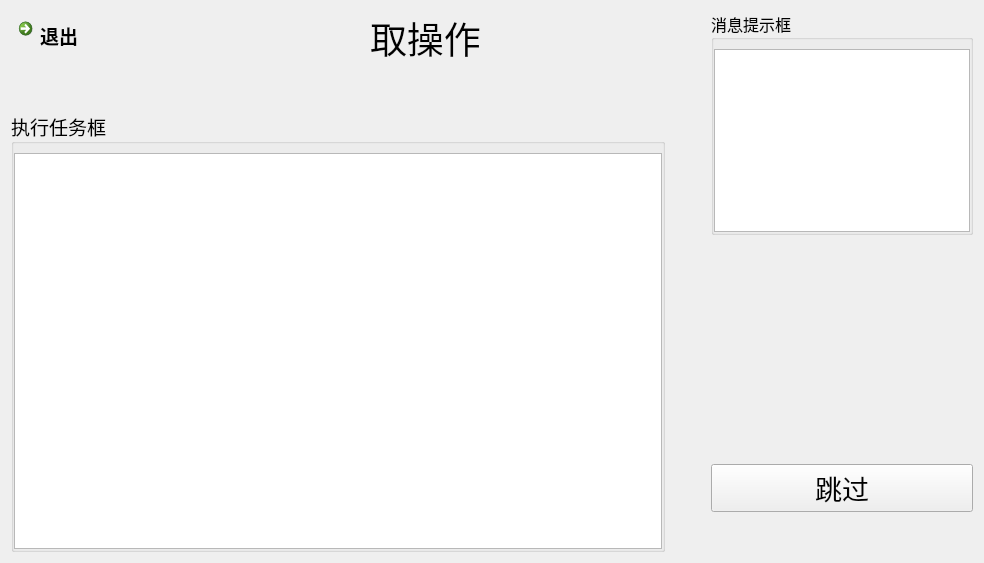
<?xml version="1.0" encoding="UTF-8"?>
<ui version="4.0">
 <class>Dg_ExecTakeOut</class>
 <widget class="QDialog" name="Dg_ExecTakeOut">
  <property name="geometry">
   <rect>
    <x>0</x>
    <y>0</y>
    <width>984</width>
    <height>563</height>
   </rect>
  </property>
  <property name="windowTitle">
   <string>Dialog</string>
  </property>
  <layout class="QGridLayout" name="gridLayout_3">
   <item row="0" column="0">
    <layout class="QHBoxLayout" name="horizontalLayout_3" stretch="2,0,0">
     <item>
      <layout class="QVBoxLayout" name="verticalLayout" stretch="0,0,2,0">
       <item>
        <layout class="QHBoxLayout" name="horizontalLayout_2">
         <item>
          <widget class="QCommandLinkButton" name="CB_return">
           <property name="font">
            <font>
             <family>Segoe UI</family>
             <pointsize>14</pointsize>
            </font>
           </property>
           <property name="text">
            <string>退出</string>
           </property>
          </widget>
         </item>
         <item>
          <spacer name="horizontalSpacer_2">
           <property name="orientation">
            <enum>Qt::Horizontal</enum>
           </property>
           <property name="sizeHint" stdset="0">
            <size>
             <width>40</width>
             <height>20</height>
            </size>
           </property>
          </spacer>
         </item>
         <item>
          <widget class="QLabel" name="lB_title">
           <property name="font">
            <font>
             <family>Agency FB</family>
             <pointsize>28</pointsize>
            </font>
           </property>
           <property name="text">
            <string>取操作</string>
           </property>
          </widget>
         </item>
         <item>
          <spacer name="horizontalSpacer_3">
           <property name="orientation">
            <enum>Qt::Horizontal</enum>
           </property>
           <property name="sizeHint" stdset="0">
            <size>
             <width>40</width>
             <height>20</height>
            </size>
           </property>
          </spacer>
         </item>
        </layout>
       </item>
       <item>
        <spacer name="verticalSpacer">
         <property name="orientation">
          <enum>Qt::Vertical</enum>
         </property>
         <property name="sizeHint" stdset="0">
          <size>
           <width>20</width>
           <height>40</height>
          </size>
         </property>
        </spacer>
       </item>
       <item>
        <widget class="QGroupBox" name="groupBox">
         <property name="font">
          <font>
           <family>Sans Serif</family>
           <pointsize>14</pointsize>
          </font>
         </property>
         <property name="title">
          <string>执行任务框</string>
         </property>
         <layout class="QGridLayout" name="gridLayout">
          <property name="leftMargin">
           <number>0</number>
          </property>
          <property name="topMargin">
           <number>9</number>
          </property>
          <property name="rightMargin">
           <number>0</number>
          </property>
          <property name="bottomMargin">
           <number>0</number>
          </property>
          <property name="spacing">
           <number>0</number>
          </property>
          <item row="0" column="0">
           <widget class="QTableView" name="TV_exec">
            <property name="font">
             <font>
              <pointsize>12</pointsize>
             </font>
            </property>
           </widget>
          </item>
         </layout>
        </widget>
       </item>
       <item>
        <layout class="QHBoxLayout" name="horizontalLayout"/>
       </item>
      </layout>
     </item>
     <item>
      <spacer name="horizontalSpacer_4">
       <property name="orientation">
        <enum>Qt::Horizontal</enum>
       </property>
       <property name="sizeHint" stdset="0">
        <size>
         <width>40</width>
         <height>20</height>
        </size>
       </property>
      </spacer>
     </item>
     <item>
      <layout class="QVBoxLayout" name="verticalLayout_2" stretch="1,1,0,0">
       <item>
        <widget class="QGroupBox" name="groupBox_2">
         <property name="font">
          <font>
           <family>Sans Serif</family>
           <pointsize>12</pointsize>
          </font>
         </property>
         <property name="title">
          <string>消息提示框</string>
         </property>
         <layout class="QGridLayout" name="gridLayout_2">
          <property name="leftMargin">
           <number>0</number>
          </property>
          <property name="topMargin">
           <number>9</number>
          </property>
          <property name="rightMargin">
           <number>0</number>
          </property>
          <property name="bottomMargin">
           <number>0</number>
          </property>
          <property name="spacing">
           <number>0</number>
          </property>
          <item row="0" column="0">
           <widget class="QTextBrowser" name="textB_message"/>
          </item>
         </layout>
        </widget>
       </item>
       <item>
        <spacer name="verticalSpacer_3">
         <property name="orientation">
          <enum>Qt::Vertical</enum>
         </property>
         <property name="sizeHint" stdset="0">
          <size>
           <width>20</width>
           <height>40</height>
          </size>
         </property>
        </spacer>
       </item>
       <item>
        <widget class="QPushButton" name="pB_jump">
         <property name="font">
          <font>
           <family>Agency FB</family>
           <pointsize>20</pointsize>
          </font>
         </property>
         <property name="text">
          <string>跳过</string>
         </property>
        </widget>
       </item>
       <item>
        <spacer name="verticalSpacer_4">
         <property name="orientation">
          <enum>Qt::Vertical</enum>
         </property>
         <property name="sizeHint" stdset="0">
          <size>
           <width>20</width>
           <height>40</height>
          </size>
         </property>
        </spacer>
       </item>
      </layout>
     </item>
    </layout>
   </item>
  </layout>
 </widget>
 <resources/>
 <connections/>
</ui>
